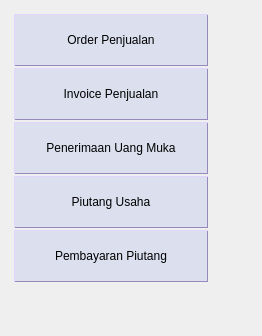
             <widget class="QWidget" name="st_Penjualan_Menu">
              <layout class="QGridLayout" name="gridLayout_7">
               <item row="0" column="0" rowspan="2">
                <widget class="QFrame" name="fr_Penjualan_Menu">
                 <property name="minimumSize">
                  <size>
                   <width>200</width>
                   <height>0</height>
                  </size>
                 </property>
                 <property name="maximumSize">
                  <size>
                   <width>200</width>
                   <height>16777215</height>
                  </size>
                 </property>
                 <property name="styleSheet">
                  <string notr="true">QPushButton{height:50px;border-width:1px;border-color:rgb(150, 137, 188);border-style:outset;border-radius:0px;background:rgb(220, 224, 238);}</string>
                 </property>
                 <property name="frameShape">
                  <enum>QFrame::NoFrame</enum>
                 </property>
                 <property name="frameShadow">
                  <enum>QFrame::Raised</enum>
                 </property>
                 <layout class="QVBoxLayout" name="verticalLayout_21">
                  <property name="spacing">
                   <number>2</number>
                  </property>
                  <property name="margin">
                   <number>3</number>
                  </property>
                  <item>
                   <widget class="QPushButton" name="tb_Penjualan_OrderPenjualan">
                    <property name="text">
                     <string>Order Penjualan</string>
                    </property>
                   </widget>
                  </item>
                  <item>
                   <widget class="QPushButton" name="tb_Penjualan_Invoice">
                    <property name="text">
                     <string>Invoice Penjualan</string>
                    </property>
                   </widget>
                  </item>
                  <item>
                   <widget class="QPushButton" name="tb_Penjualan_UangMuka">
                    <property name="text">
                     <string>Penerimaan Uang Muka</string>
                    </property>
                   </widget>
                  </item>
                  <item>
                   <widget class="QPushButton" name="tb_Penjualan_Piutang">
                    <property name="text">
                     <string>Piutang Usaha</string>
                    </property>
                   </widget>
                  </item>
                  <item>
                   <widget class="QPushButton" name="tb_Penjualan_PembayaranPiutang">
                    <property name="text">
                     <string>Pembayaran Piutang</string>
                    </property>
                   </widget>
                  </item>
                 </layout>
                </widget>
               </item>
               <item row="0" column="1">
                <spacer name="hs_Penjualan_Menu">
                 <property name="orientation">
                  <enum>Qt::Horizontal</enum>
                 </property>
                 <property name="sizeHint" stdset="0">
                  <size>
                   <width>40</width>
                   <height>20</height>
                  </size>
                 </property>
                </spacer>
               </item>
               <item row="2" column="0">
                <spacer name="vs_Penjualan_Menu">
                 <property name="orientation">
                  <enum>Qt::Vertical</enum>
                 </property>
                 <property name="sizeHint" stdset="0">
                  <size>
                   <width>20</width>
                   <height>40</height>
                  </size>
                 </property>
                </spacer>
               </item>
              </layout>
             </widget>
